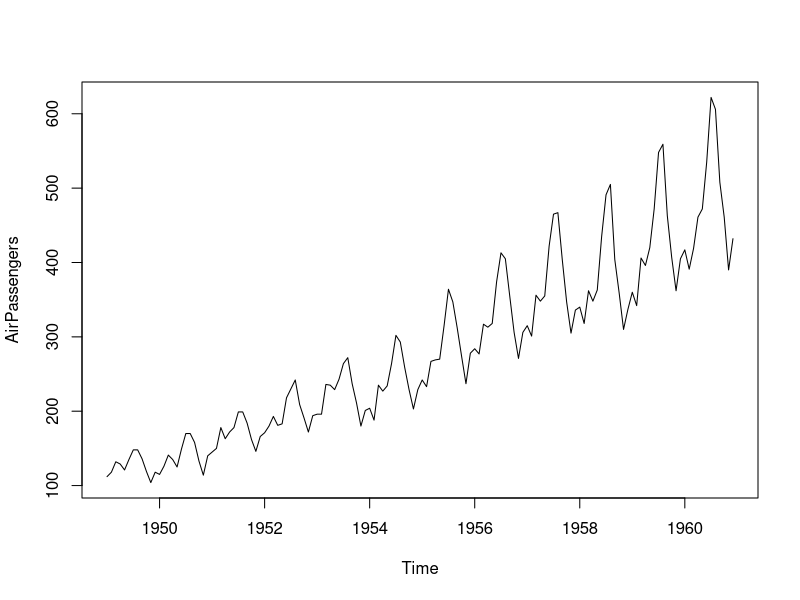
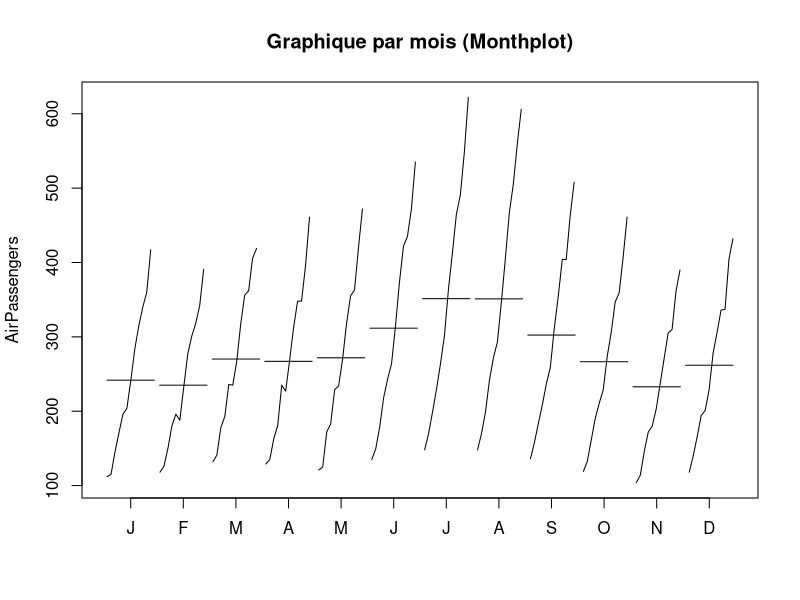
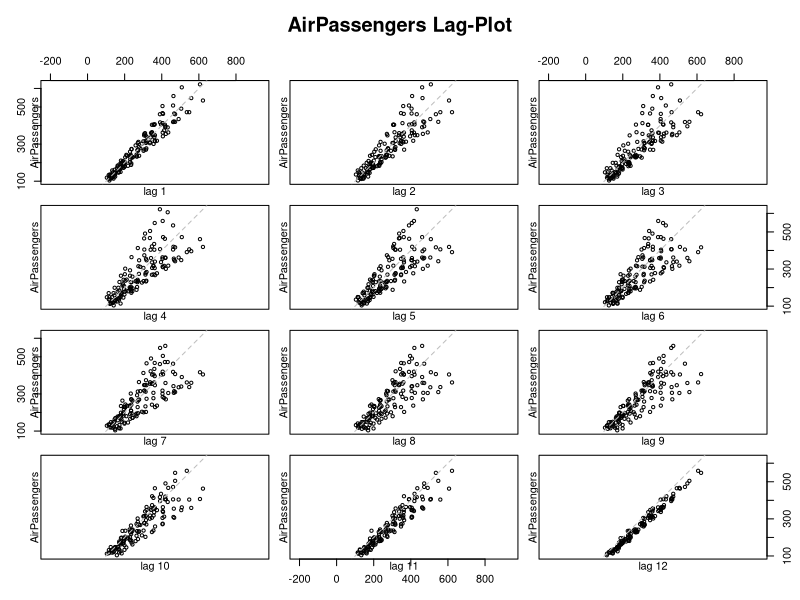
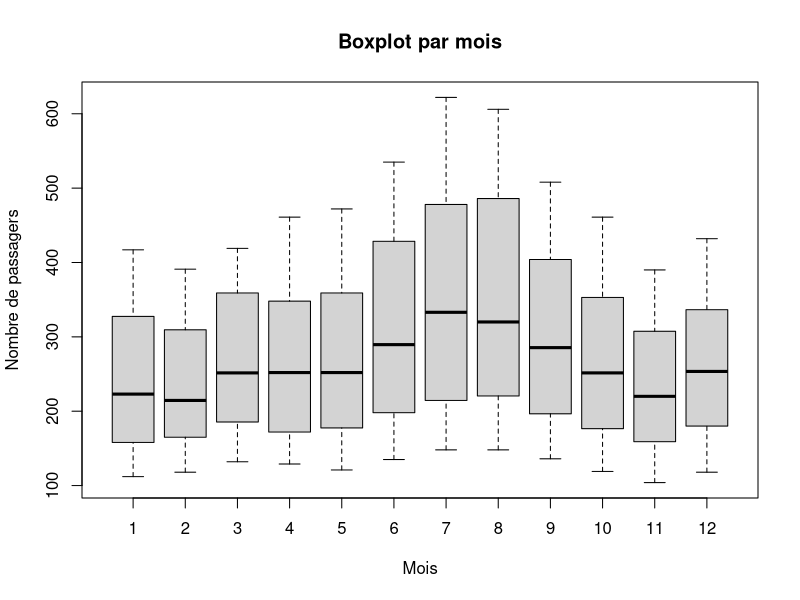
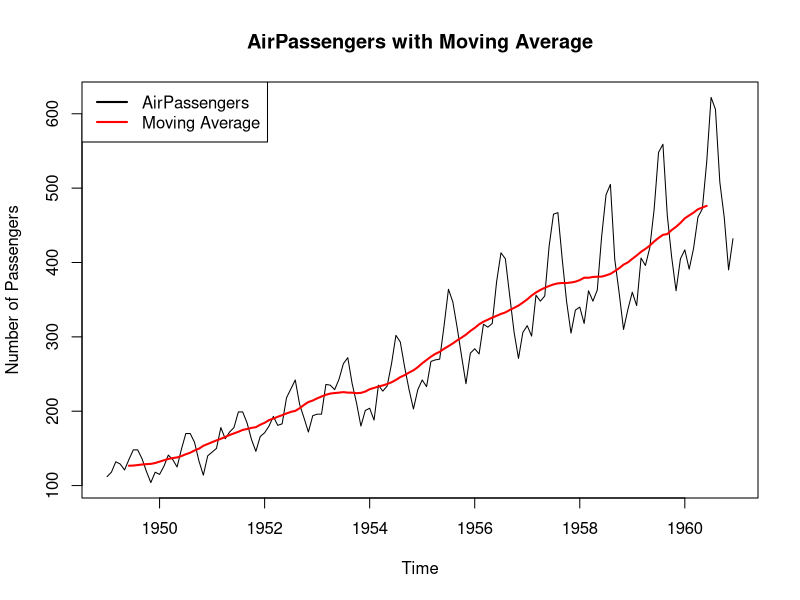
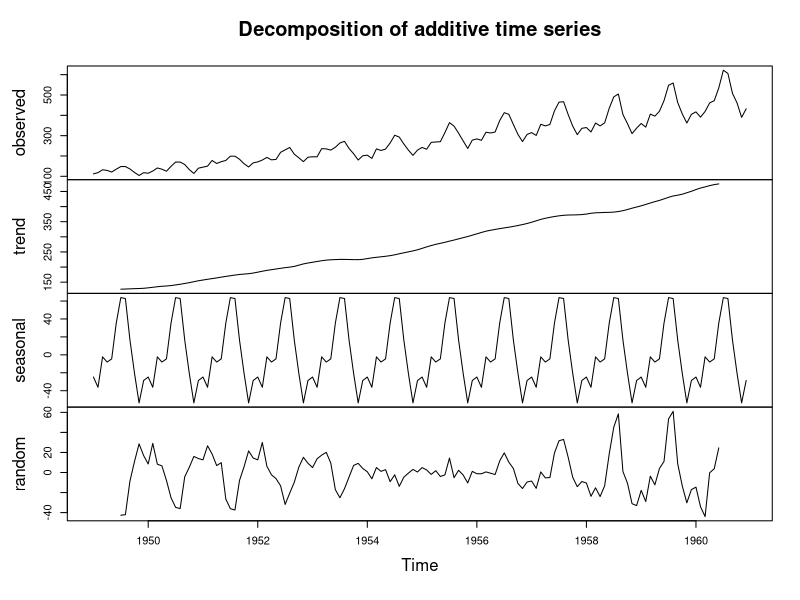
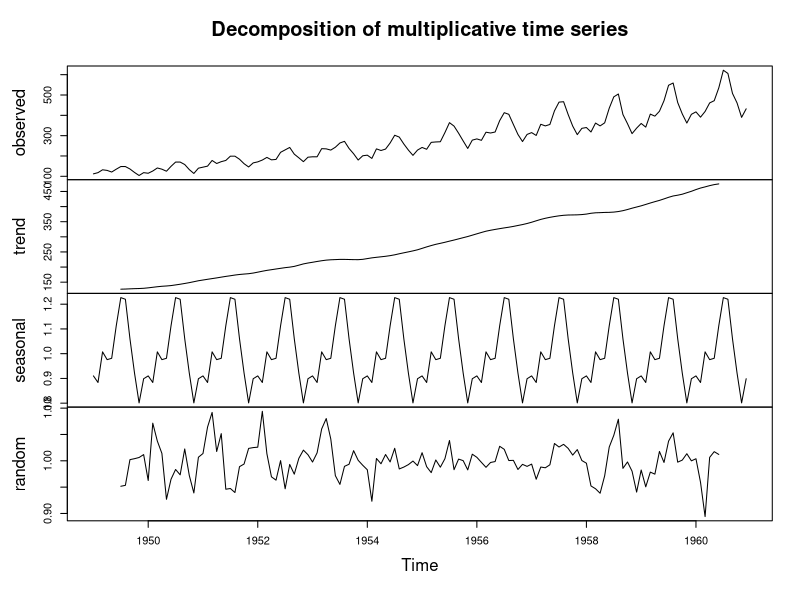
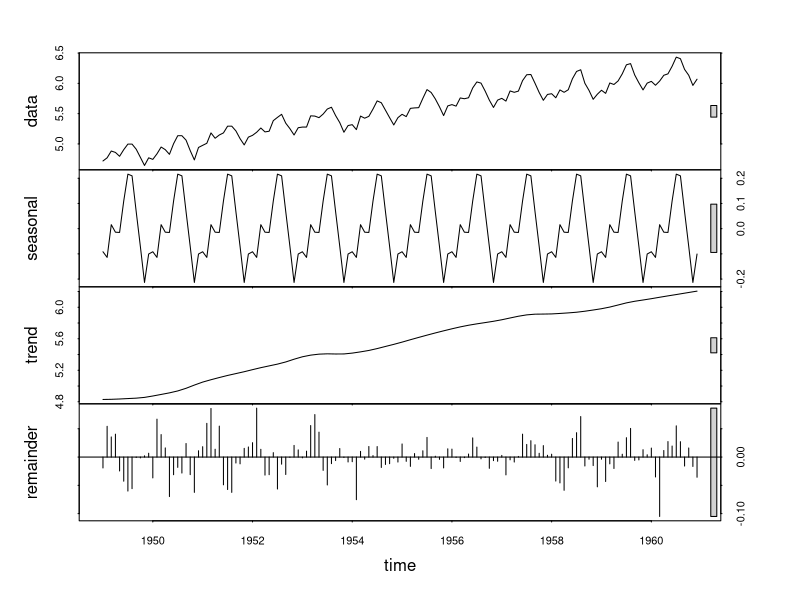

Source code (R) for these figures, in order:
## ---- chunk 1
library(tseries)
par(mfrow = c(1, 1))

data(AirPassengers)
plot(AirPassengers)
## ---- chunk 2
library(forecast)

monthplot(AirPassengers, main = "Graphique par mois (Monthplot)")

lag.plot(
  AirPassengers,
  lags = 12,
  do.lines = FALSE,
  main = "AirPassengers Lag-Plot"
)

boxplot(
  AirPassengers ~ cycle(AirPassengers),
  main = "Boxplot par mois",
  xlab = "Mois",
  ylab = "Nombre de passagers"
)
## ---- chunk 3
library(zoo)

ma <- rollmean(AirPassengers, k = 12, fill = NA)

plot(
  AirPassengers,
  main = "AirPassengers with Moving Average",
  ylab = "Number of Passengers"
)
lines(ma, col = "red", lwd = 2)
legend(
  "topleft",
  legend = c("AirPassengers", "Moving Average"),
  col = c("black", "red"),
  lwd = 2
)
## ---- chunk 4
airpassengers_add <- decompose(AirPassengers, type = "additive")
plot(airpassengers_add)

airpassengers_mult <- decompose(AirPassengers, type = "multiplicative")
plot(airpassengers_mult)
## ---- chunk 5
dec_stl <- stl(log(AirPassengers), s.window = "periodic")
plot(dec_stl)
## ---- chunk 6
trend_diff <- diff(log(AirPassengers))
saison_diff <- diff(log(AirPassengers), lag = 12)
final_diff <- diff(trend_diff, lag = 12)

plot(trend_diff, main = "Différence tendancielle (Trend)", ylab = "Différence tendancielle")
plot(saison_diff, main = "Différence saisonnière (Seasonal)", ylab = "Différence saisonnière")
plot(final_diff, main = "Différence finale (Trend + Seasonal)", ylab = "Différence finale")
## ---- chunk 7
kpss_test_result <- kpss.test(final_diff)
print(kpss_test_result)
    
adf_test_result <- adf.test(final_diff)
print(adf_test_result)
